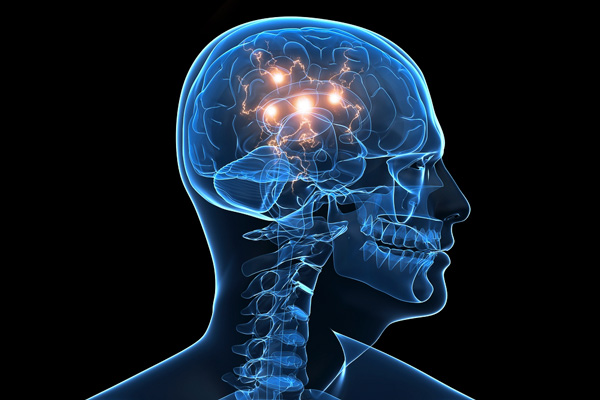
#> input picture brain.jpg, 600 x 400 px
$ jupyter execute Week-02.ipynb
#> lines starting #> are read from the running program, lines starting #| are printed output that depends on the picture
Python ile Goruntu Isleme

[cell 1]
import cv2
import numpy as np

resim1 = cv2.imread("brain.jpg")
#> resim1 is the input picture: shape (400, 600, 3); mean B, G, R 43.4, 29.9, 17.3
cv2.imshow("X-ray Brain",resim1)
print("Boyut:",resim1.size)
#| Boyut: 720000
print("Tip:",resim1.dtype)
#| Tip: uint8
print("Bicim:",resim1.shape)
#| Bicim: (400, 600, 3)

cv2.waitKey(0)
cv2.destroyAllWindows()

[cell 2]
import numpy as np
import cv2
import matplotlib.pyplot as plt

row = 256
col = 256
img = np.zeros((row,col))
img[100:105, :] = 0.5
img[:, 100:105] = 1

plt.figure(figsize = (10,4))
plt.imshow(img)
plt.show()
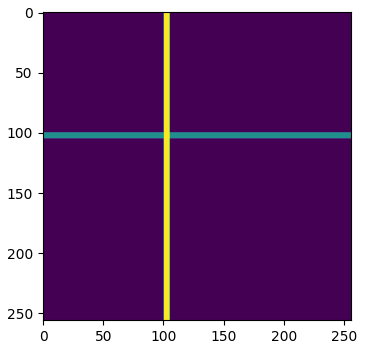
#> figure drawn by matplotlib, 1 panel

[cell 3]
import cv2
import numpy as np
height = 512
width = 512
img = np.random.randint(255, size=(height, width, 1), dtype=np.uint8)
cv2.imshow('Binary',img)
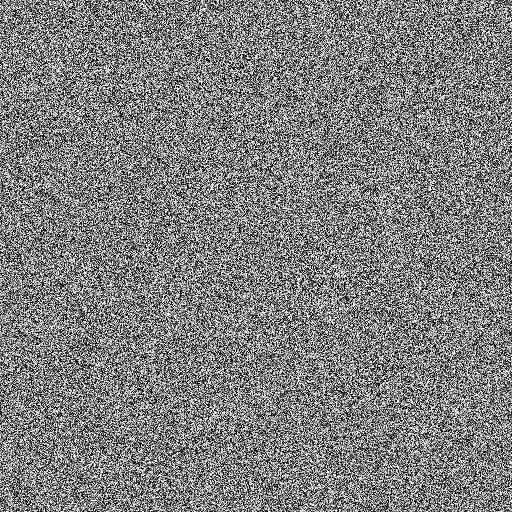
#> window 'Binary': shape (512, 512, 1); min 0, max 254, mean 126.9
